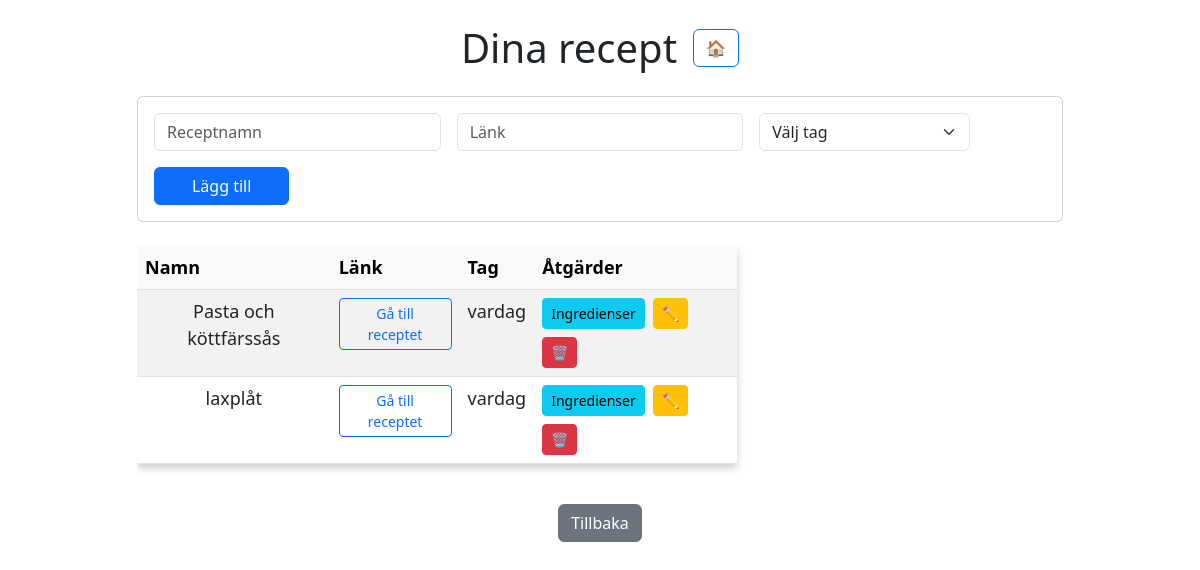
The app's page /user/2/recipebank, older data.
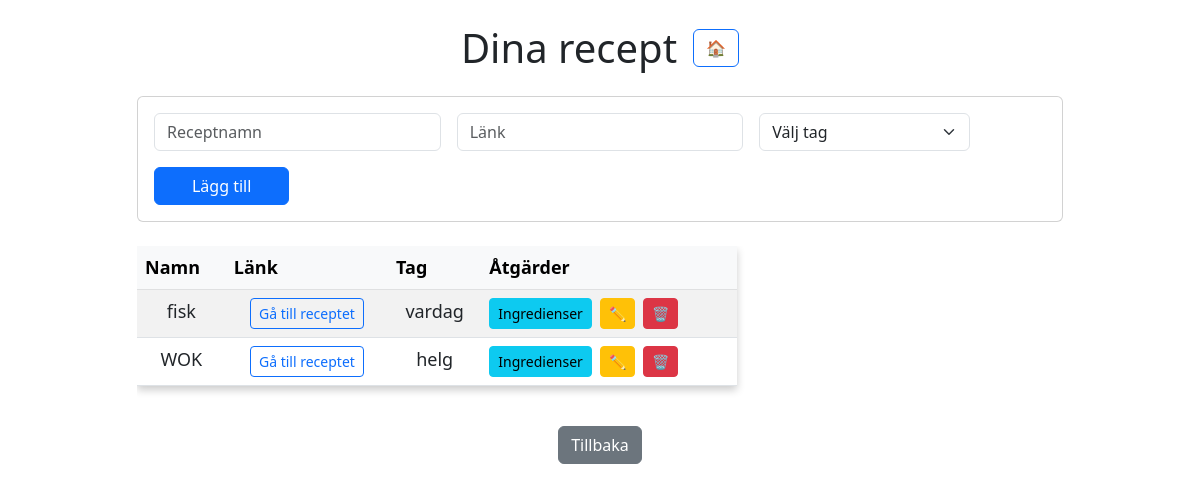
The same page, newer data.
### models/recipe.py (models this page shows)
class Recipe(db.Model):
    __tablename__ = 'recipe'
    id = db.Column(db.Integer(), primary_key=True)
    name = db.Column(db.String(200), nullable=False)
    link = db.Column(db.String(500), nullable=False)
    tag = db.Column(db.String(50), nullable=False)
    user_id = db.Column(db.Integer(), db.ForeignKey('user.id', ondelete="CASCADE"), nullable=False)
    ingredients = db.relationship('Ingredient', backref='recipe', lazy=True, cascade="all, delete-orphan")

### routes/routes.py (the view)
@routes.route('/user/<int:user_id>/recipebank', methods=['GET', 'POST'])
def recipebank(user_id):
    if request.method == 'POST':
        value = request.form.get('action')
        if value == "add":
            recipe_name = request.form['name']
            recipe_link = request.form['link']
            recipe_tag = request.form['tag']
            return add_recipe(user_id, recipe_name, recipe_link, recipe_tag)
        elif value == "remove":
            return remove_recipe(user_id, request.form.get('recipe_id'))
        elif value == "edit":
            recipe_name = request.form['name']
            recipe_link = request.form['link']
            recipe_tag = request.form['tag']
            recipe_id = request.form['recipe_id']
            edit_recipe(recipe_name, recipe_link, recipe_tag, recipe_id)
        return redirect(f'/user/{user_id}/recipebank')
    else:
        user = User.query.get(user_id)  # Find the user by ID
        highlight_id = request.args.get('highlight_id')
        if not user:
            return "User not found", 404  # Handle invalid users
        recipes = Recipe.query.filter_by(user_id=user.id).all()  # Get only this user's recipes
        return render_template('recipebank.html',
                               highlight_id=highlight_id,
                               recipes=recipes,
                               user=user)

### routes/routes.py (called while the page is built)
@routes.before_request
def track_history():
    if 'history' not in session:
        session['history'] = []
    if request.method == 'GET' and request.endpoint not in ('static',):
        current_url = request.path  # only the path, not full URL
        history = session['history']
        if not history or history[-1] != current_url:
            history.append(current_url)
        if len(history) > 10:
            history.pop(0)
    session.modified = True  # Ensure changes are saved

@routes.context_processor
def inject_back_url():
    history = session.get('history', [])
    if len(history) >= 2:
        back_url = history[-2]
    else:
        back_url = url_for('routes.index')
    return dict(back_url=back_url)

### templates/recipebank.html (shortened to what the changed rows need)
{% extends 'base.html' %}
{% block body %}
<div class="container mt-4">
    <div class="d-flex justify-content-center align-items-center mb-4 gap-3 flex-wrap">
        <h1 class="mb-0 text-center">Dina recept</h1>
      </div>
    <div class="row justify-content-center">
        <div class="col-md-10">
            {% if recipes|length < 1 %}
                <div class="alert alert-info text-center">
                    Inga tillagda recept
                </div>
            {% else %}
                <div class="table-responsive">
                    <table class="table table-striped table-hover">
                        <thead class="table-light">
                            <tr>
                                <th>Namn</th>
                                <th>Länk</th>
                                <th>Tag</th>
                                <th>Åtgärder</th>
                            </tr>
                        </thead>
                        <tbody>
                            {% for recipe in recipes %}
                                <tr id="recipe-{{ recipe.id }}" class="{% if highlight_id == recipe.id|string %}highlighted{% endif %}">
                                    <td>{{ recipe.name }}</td>
                                    <td>
                                        <a href="{{ 'https://' + recipe.link if not recipe.link.startswith('http') else recipe.link }}"
                                           target="_blank" rel="noopener noreferrer"
                                           class="btn btn-sm btn-outline-primary">
                                            Gå till receptet
                                        </a>
                                    </td>
                                    <td>{{ recipe.tag }}</td>
                                    <td>
                                        <div class="d-flex flex-wrap gap-2">
                                            <a href="/user/{{user.id}}/recipebank/{{recipe.id}}/ingredients"
                                               class="btn btn-sm btn-info">
                                                Ingredienser
                                            </a>
                                            <form id="submit-form" method="POST" action="">
                                                <button
                                                    type="button"
                                                    onclick="openModal('{{ recipe.name }}', '{{ recipe.link }}', '{{ recipe.tag }}', '{{ recipe.id}}')"
                                                    class="btn btn-sm btn-warning">
                                                    ✏️
                                                </button>
                                            </form>
                                            <form action="/user/{{user.id}}/recipebank" method="POST" class="d-inline">
                                                <button
                                                    type="submit"
                                                    name="action"
                                                    value="remove"
                                                    class="btn btn-sm btn-danger">
                                                    🗑️
                                                </button>
                                            </form>
                                        </div>
                                    </td>
                                </tr>
                            {% endfor %}
                        </tbody>
                    </table>
                </div>
            {% endif %}
        </div>
    </div>
</div>
{% endblock %}

Row changes from the older to the newer data that the page shows:
no longer on this page (row edited): Recipe: name "Pasta och köttfärssås", tag "vardag"
no longer on this page (row edited): Recipe: name "laxplåt", tag "vardag"
added Recipe: name "fisk", tag "vardag"
added Recipe: name "WOK", tag "helg"
